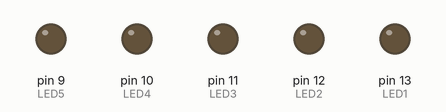
Recording of a sketch running on a simulated Arduino Uno, built with avr-gcc and run on an emulated ATmega328P. Parts: output pins drawn as LEDs (lit = HIGH).

Above: at 0.4 s.
At 1.32 s:
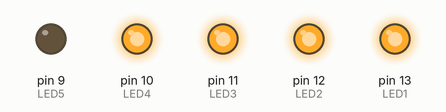
At 2.22 s:
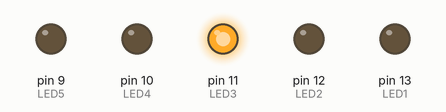
At 3.92 s:
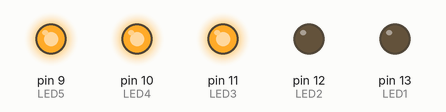
At 5.72 s:
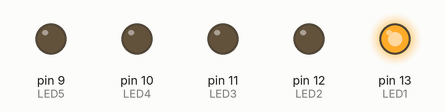
At 7.42 s:
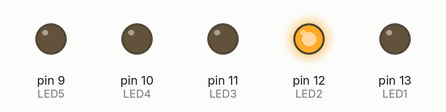
Timing chart, 0 to 7.7 s (numbered marks = the images above):
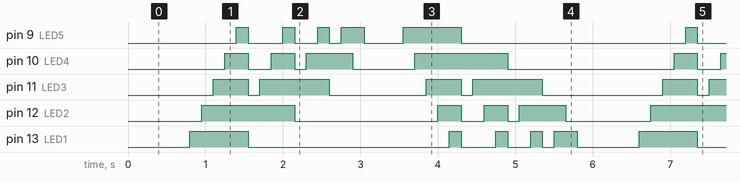

Measured:
- by itself, pin 10 (LED4): repeats every 5.8 s: LOW 0.30 s, HIGH 0.30 s, LOW 0.15 s, HIGH 0.60 s, LOW 0.80 s, HIGH 1.2 s, LOW 2.2 s, HIGH 0.30 s
- by itself, pin 11 (LED3): repeats every 5.8 s: LOW 0.15 s, HIGH 0.90 s, LOW 1.3 s, HIGH 0.45 s, LOW 0.15 s, HIGH 0.90 s, LOW 1.6 s, HIGH 0.45 s
- by itself, pin 12 (LED2): repeats every 5.8 s: LOW 1.9 s, HIGH 0.30 s, LOW 0.30 s, HIGH 0.30 s, LOW 0.15 s, HIGH 0.60 s, LOW 1.1 s, HIGH 1.2 s
- by itself, pin 9 (LED5): repeats every 5.8 s: LOW 0.45 s, HIGH 0.15 s, LOW 0.30 s, HIGH 0.15 s, LOW 0.15 s, HIGH 0.30 s, LOW 0.50 s, HIGH 0.75 s, LOW 2.9 s, HIGH 0.15 s
- by itself, pin 13 (LED1): repeats every 5.8 s: LOW 2.6 s, HIGH 0.15 s, LOW 0.45 s, HIGH 0.15 s, LOW 0.30 s, HIGH 0.15 s, LOW 0.15 s, HIGH 0.30 s, LOW 0.80 s, HIGH 0.75 s

The sketch:

Pattern_-_2.ino
```cpp
int LED1 = 13;
int LED2 = 12;
int LED3 = 11;
int LED4= 10;
int LED5 = 9;


void setup() {

  pinMode(LED1, OUTPUT);
  pinMode(LED2, OUTPUT);
  pinMode(LED3, OUTPUT);
  pinMode(LED4, OUTPUT);
  pinMode(LED5, OUTPUT);
}

void loop() {

  delay(800);
  //Turning All LEDs On
  digitalWrite(LED1,HIGH);
  delay(150);
  digitalWrite(LED2,HIGH);
  delay(150);
  digitalWrite(LED3,HIGH);
  delay(150);
  digitalWrite(LED4,HIGH);
  delay(150);
  digitalWrite(LED5,HIGH);
  delay(150);

  //Turing all LEDs Off
  digitalWrite(LED1,LOW);
  digitalWrite(LED2,LOW);
  digitalWrite(LED3,LOW);
  digitalWrite(LED4,LOW);
  digitalWrite(LED5,LOW);

  //Turning on Off LEDs 2,3,4,5

  digitalWrite(LED2,HIGH);
  delay(150);
  digitalWrite(LED3,HIGH);
  delay(150);
  digitalWrite(LED4,HIGH);
  delay(150);
  digitalWrite(LED5,HIGH);
  delay(150);

  digitalWrite(LED2,LOW);
  digitalWrite(LED3,LOW);
  digitalWrite(LED4,LOW);
  digitalWrite(LED5,LOW);

  //Turing On Off LEDs 3,4 and 5
  digitalWrite(LED3,HIGH);
  delay(150);
  digitalWrite(LED4,HIGH);
  delay(150);
  digitalWrite(LED5,HIGH);
  delay(150);

  digitalWrite(LED3,LOW);
  digitalWrite(LED4,LOW);
  digitalWrite(LED5,LOW);

  //Turning On oFf LEDs 4,5
  digitalWrite(LED4,HIGH);
  delay(150);
  digitalWrite(LED5,HIGH);
  delay(150);

  digitalWrite(LED4,LOW);
  digitalWrite(LED5,LOW);

  //Turning On Off Led 5
  digitalWrite(LED5,HIGH);
  delay(150);
  digitalWrite(LED5,LOW);

  //************REVERSING THE PATTERN*********//

  delay(500);
  //Turning All LEDs On
  digitalWrite(LED5, HIGH);
  delay(150);
  digitalWrite(LED4,HIGH);
  delay(150);
  digitalWrite(LED3,HIGH);
  delay(150);
  digitalWrite(LED2,HIGH);
  delay(150);
  digitalWrite(LED1,HIGH);
  delay(150);

  //Turing all LEDs Off
  digitalWrite(LED5,LOW);
  digitalWrite(LED4,LOW);
  digitalWrite(LED3,LOW);
  digitalWrite(LED2,LOW);
  digitalWrite(LED1,LOW);

  //Turning on Off LEDs 4,3,2,1

  digitalWrite(LED4,HIGH);
  delay(150);
  digitalWrite(LED3,HIGH);
  delay(150);
  digitalWrite(LED2,HIGH);
  delay(150);
  digitalWrite(LED1,HIGH);
  delay(150);

  digitalWrite(LED4,LOW);
  digitalWrite(LED3,LOW);
  digitalWrite(LED2,LOW);
  digitalWrite(LED1,LOW);

  //Turing On Off LEDs 3,2,1
  digitalWrite(LED3,HIGH);
  delay(150);
  digitalWrite(LED2,HIGH);
  delay(150);
  digitalWrite(LED1,HIGH);
  delay(150);

  digitalWrite(LED3,LOW);
  digitalWrite(LED2,LOW);
  digitalWrite(LED1,LOW);

  //Turning On off LEDs 2,1
  digitalWrite(LED2,HIGH);
  delay(150);
  digitalWrite(LED1,HIGH);
  delay(150);

  digitalWrite(LED2,LOW);
  digitalWrite(LED1,LOW);

  //Turning On Off Led 1
  digitalWrite(LED1,HIGH);
  delay(150);
  digitalWrite(LED1,LOW);


}
```
